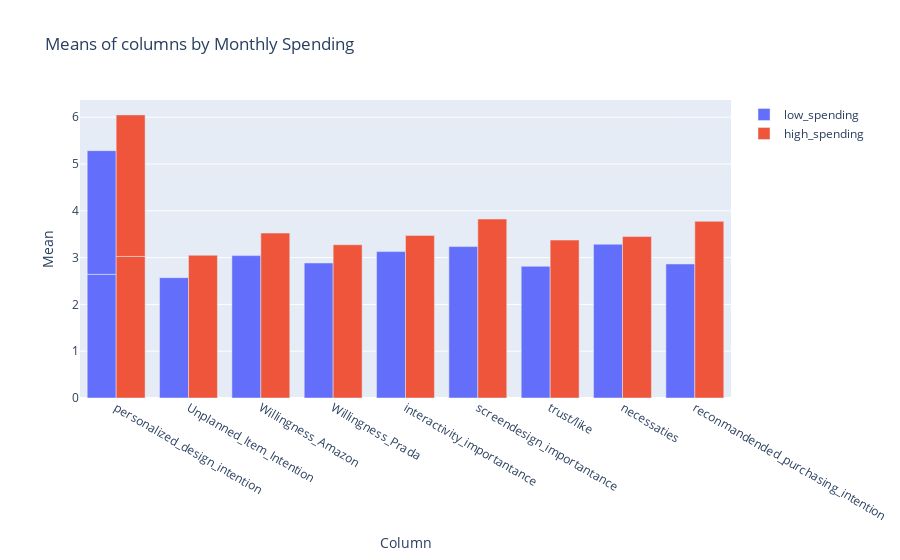

Source (notebook cell):
### Code cell
import plotly.graph_objects as go
# Calculate the means of the columns for the low_spending group
low_spending_means = low_spending[['personalized_design_intention', 'Unplanned_Item_Intention', 'Willingness_Amazon', 'Willingness_Prada', 'interactivity_importantance', 'screendesign_importantance', 'trust/like', 'necessaties', 'personalized_design_intention', 'reconmandended_purchasing_intention']].mean()

# Calculate the means of the columns for the high_spending group
high_spending_means = high_spending[['personalized_design_intention', 'Unplanned_Item_Intention', 'Willingness_Amazon', 'Willingness_Prada', 'interactivity_importantance', 'screendesign_importantance', 'trust/like', 'necessaties', 'personalized_design_intention', 'reconmandended_purchasing_intention']].mean()

# Set the labels and data for the first bar chart
labels = ['personalized_design_intention', 'Unplanned_Item_Intention', 'Willingness_Amazon', 'Willingness_Prada', 'interactivity_importantance', 'screendesign_importantance', 'trust/like', 'necessaties', 'personalized_design_intention', 'reconmandended_purchasing_intention']
data1 = list(low_spending_means)
data2 = list(high_spending_means)

# Create trace1 for low_spending
trace1 = go.Bar(
x=labels,
y=data1,
name='low_spending'
)

# Create trace2 for high_spending
trace2 = go.Bar(
x=labels,
y=data2,
name='high_spending'
)

data = [trace1, trace2]

layout = go.Layout(
title='Means of columns by Monthly Spending',
xaxis=dict(title='Column'),
yaxis=dict(title='Mean'),
barmode='group'
)

fig = go.Figure(data=data, layout=layout)
fig.show()

### Figure 1 — Plotly figure (JSON) as saved in the notebook; plotly's stock layout.template omitted (floating-point values rounded to 4 significant figures)
{"data": [{"name": "low_spending", "type": "bar", "x": ["personalized_design_intention", "Unplanned_Item_Intention", "Willingness_Amazon", "Willingness_Prada", "interactivity_importantance", "screendesign_importantance", "trust/like", "necessaties", "personalized_design_intention", "reconmandended_purchasing_intention"], "y": [2.643, 2.571, 3.043, 2.886, 3.129, 3.236, 2.814, 3.286, 2.643, 2.864]}, {"name": "high_spending", "type": "bar", "x": ["personalized_design_intention", "Unplanned_Item_Intention", "Willingness_Amazon", "Willingness_Prada", "interactivity_importantance", "screendesign_importantance", "trust/like", "necessaties", "personalized_design_intention", "reconmandended_purchasing_intention"], "y": [3.025, 3.05, 3.525, 3.275, 3.475, 3.825, 3.375, 3.45, 3.025, 3.775]}], "layout": {"barmode": "group", "title": {"text": "Means of columns by Monthly Spending"}, "xaxis": {"title": {"text": "Column"}}, "yaxis": {"title": {"text": "Mean"}}}}
